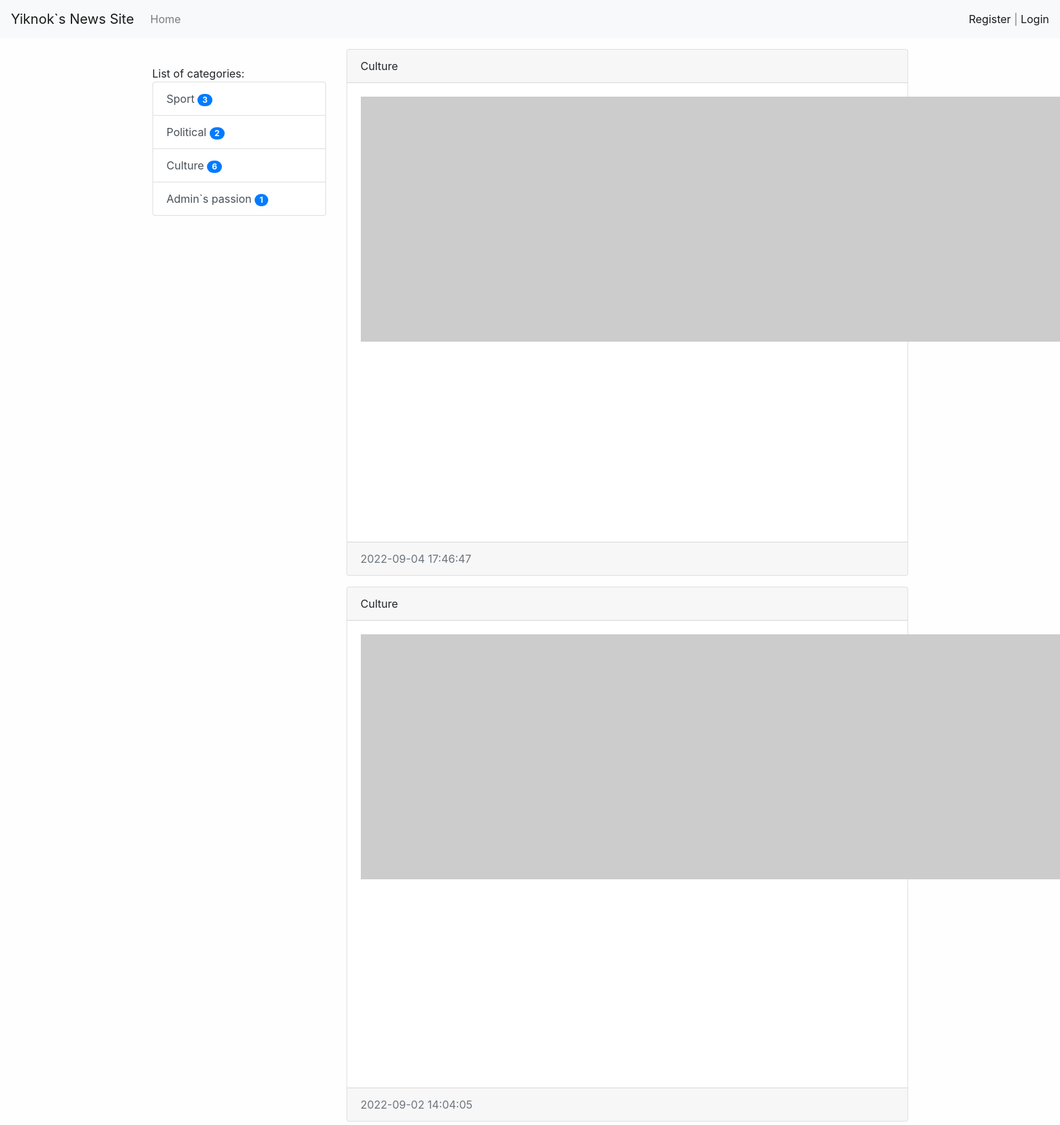
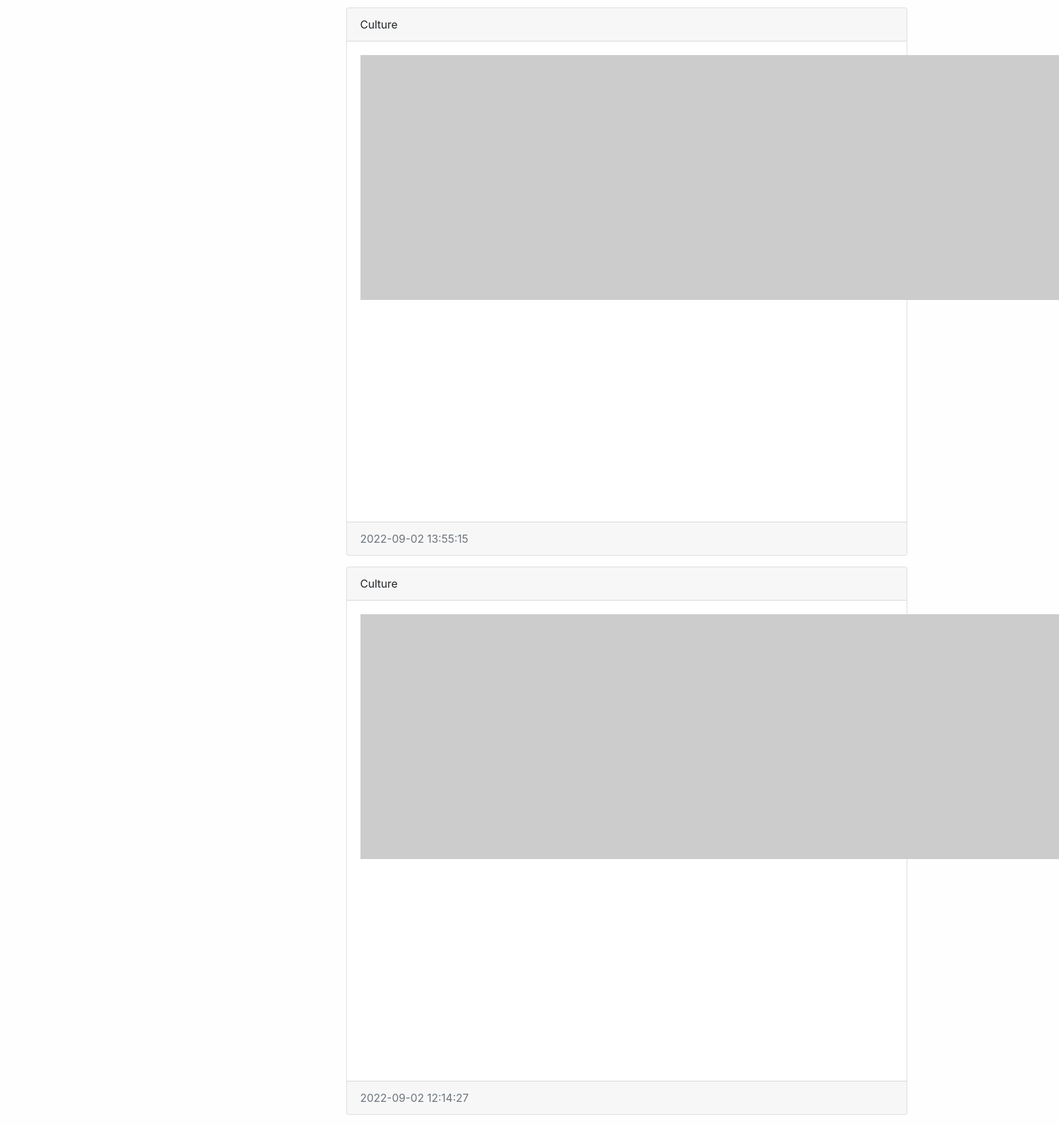
Screenshot of /category/3/ (upper part) with the database file from the repository (2 pictures, top to bottom).
### news/models.py (models this page shows, shortened)
class Category(models.Model):
    title = models.CharField(max_length=150, db_index=True, verbose_name='Category title')
    def get_absolute_url(self):
        return reverse('category',kwargs={'category_id':self.pk})
    class Meta:
        verbose_name = 'Category'
        verbose_name_plural = 'Categories'
        ordering = ['title']

class News(models.Model):
    title = models.CharField(max_length=150, verbose_name='News Title')
    content = models.TextField(blank=True, verbose_name='News Content')
    created_at = models.DateTimeField(auto_now_add=True, verbose_name='Created At:')
    updated_at = models.DateTimeField(auto_now=True, verbose_name='Last Update:')
    photo = models.ImageField(upload_to='photos/%Y/%m/%d', blank=True, verbose_name='Photo')
    is_published=models.BooleanField(default=True,verbose_name='Published')
    category = models.ForeignKey('Category', on_delete=models.PROTECT, verbose_name='News Category')
    views = models.IntegerField(default=0)
    def get_absolute_url(self):
        return reverse('view_news',kwargs={'pk':self.pk})
    class Meta:
        verbose_name = 'News'
        verbose_name_plural = 'News'
        ordering = ['-created_at']

### news/views.py (the view)
# urls.py: path('category/<int:category_id>/', CategoryNews.as_view(), name='category'),
class CategoryNews(MyMixin, ListView):
    model = News
    template_name = 'news/class_category.html'
    context_object_name = 'news'
    allow_empty = False
    def get_context_data(self, *, object_list=None, **kwargs):
        context = super().get_context_data(**kwargs)
        context['title'] = self.get_upper(Category.objects.get(pk=self.kwargs['category_id']))
        return context
    def get_queryset(self):
        return News.objects.filter(category_id=self.kwargs['category_id'], is_published=True).select_related('category')

### news/templatetags/news_tags.py (called while the page is built)
@register.simple_tag()
def get_categories():
    return Category.objects.all()

@register.inclusion_tag('news/list_categories.html')
def show_categories(arg1, arg2):
    categories = Category.objects.annotate(cnt=Count('news',filter=F('news__is_published'))).filter(cnt__gt=0)
    return {'categories': categories, 'arg1': arg1, 'arg2': arg2}

### news/utils.py (called while the page is built)
    def get_upper(self, string):
        if isinstance(string, str):
            return string.upper()
        else:
            return string.title.upper()

### news/templates/news/class_category.html (shortened to what this page needs)
{%extends 'base.html'%}
{%block sidebar%}
{%include 'inc/_sidebar.html'%}
{%endblock%}
{%block content%}
{% for item in news%}
<div class="card mb-3">
    <div class="card-header">
        {{item.category.title}}
    </div>
    <div class="card-body">
        <div class="media">
            {%if item.photo%}
            <img src="{{item.photo.url}}" width="360" class="mr-3">
            {%else%}
            <img src="https://picsum.photos/id/1060/360/205?blur=2" class="mr-3">
            {%endif%}
        </div>
    </div>
    <div class="card-footer text-muted">
        {{item.created_at | date:'Y-m-d H:i:s'}}
    </div>
</div>
{%endfor%}
{%endblock%}

### news/templates/news/list_categories.html
<div class="list-group">
    {{arg1}} {{arg2}}
    {%for item in categories%}
    <a href="{{item.get_absolute_url}}" class="list-group-item list-group-item-action">{{item.title}}     <span class="badge badge-primary badge-pill">{{item.cnt}}</span>
</a>
    {%endfor%}
</div>

### djangoPractice/static/css/style.css (style rules this page uses)
body { background-color : #fefefe; }

### rows the page displays
Category: title "Sport", cnt "3"
Category: title "Political", cnt "2"
Category: title "Culture", cnt "6"
Category: title "Admin`s passion", cnt "1"
News: category "Culture", created_at "2022-09-04 17:46:47"
News: category "Culture", created_at "2022-09-02 14:04:05"
News: category "Culture", created_at "2022-09-02 13:55:15"
News: category "Culture", created_at "2022-09-02 12:14:27"

### other values shown
{{ arg1 }} "List of"
{{ arg2 }} "categories:"
